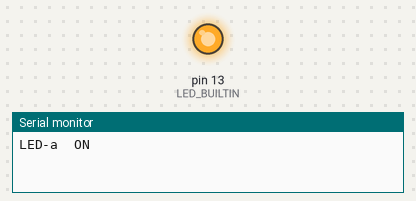
Bench run of a sketch on a simulated Arduino Uno, built with avr-gcc and run on an emulated ATmega328P. Parts: output pins drawn as LEDs (lit = HIGH), the last lines printed to the serial monitor.

Above: at 0.2 s.
At 9.0 s:
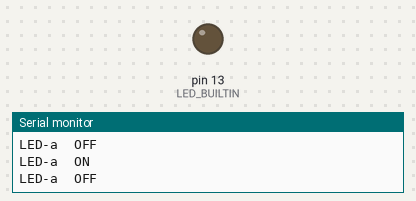
Timing chart, 0 to 13.0 s (numbered marks = the images above):
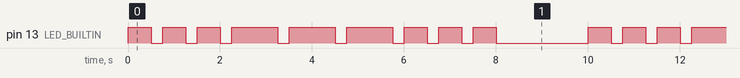

Measured:
- by itself, pin 13 (LED_BUILTIN): repeats every 10.0 s: 2 × (LOW 0.25 s, HIGH 0.50 s), 3 × (LOW 0.25 s, HIGH 1.0 s), 3 × (LOW 0.25 s, HIGH 0.50 s), LOW 2.0 s, HIGH 0.50 s
- by itself, everything shown: repeats every 10.0 s, in 18 steps

The sketch:

Sos.ino
```cpp
void setup() {
  // put your setup code here, to run once:
  pinMode(LED_BUILTIN, OUTPUT);
  Serial.begin(9600);

}

void loop() {
  // put your main code here, to run repeatedly:
  digitalWrite(LED_BUILTIN, HIGH);
  Serial.print("LED-a  ");
  Serial.println("ON");
  delay(500);
  digitalWrite(LED_BUILTIN, LOW);
  Serial.print("LED-a  ");
  Serial.println("OFF");
  delay(250);
  digitalWrite(LED_BUILTIN, HIGH);
  Serial.print("LED-a  ");
  Serial.println("ON");
  delay(500);
  digitalWrite(LED_BUILTIN, LOW);
  Serial.print("LED-a  ");
  Serial.println("OFF");
  delay(250);
  digitalWrite(LED_BUILTIN, HIGH);
  Serial.print("LED-a  ");
  Serial.println("ON");
  delay(500);
  digitalWrite(LED_BUILTIN, LOW);
  Serial.print("LED-a  ");
  Serial.println("OFF");
  delay(250);
   digitalWrite(LED_BUILTIN, HIGH);
  Serial.print("LED-a  ");
  Serial.println("ON");
  delay(1000);
  digitalWrite(LED_BUILTIN, LOW);
  Serial.print("LED-a  ");
  Serial.println("OFF");
  delay(250);
  digitalWrite(LED_BUILTIN, HIGH);
  Serial.print("LED-a  ");
  Serial.println("ON");
  delay(1000);
  digitalWrite(LED_BUILTIN, LOW);
  Serial.print("LED-a  ");
  Serial.println("OFF");
  delay(250);
   digitalWrite(LED_BUILTIN, HIGH);
  Serial.print("LED-a  ");
  Serial.println("ON");
  delay(1000);
  digitalWrite(LED_BUILTIN, LOW);
  Serial.print("LED-a  ");
  Serial.println("OFF");
  delay(250);
  digitalWrite(LED_BUILTIN, HIGH);
  Serial.print("LED-a  ");
  Serial.println("ON");
  delay(500);
  digitalWrite(LED_BUILTIN, LOW);
  Serial.print("LED-a  ");
  Serial.println("OFF");
  delay(250);
  digitalWrite(LED_BUILTIN, HIGH);
  Serial.print("LED-a  ");
  Serial.println("ON");
  delay(500);
  digitalWrite(LED_BUILTIN, LOW);
  Serial.print("LED-a  ");
  Serial.println("OFF");
  delay(250);
  digitalWrite(LED_BUILTIN, HIGH);
  Serial.print("LED-a  ");
  Serial.println("ON");
  delay(500);
  digitalWrite(LED_BUILTIN, LOW);
  Serial.print("LED-a  ");
  Serial.println("OFF");
  delay(2000);
}
```
